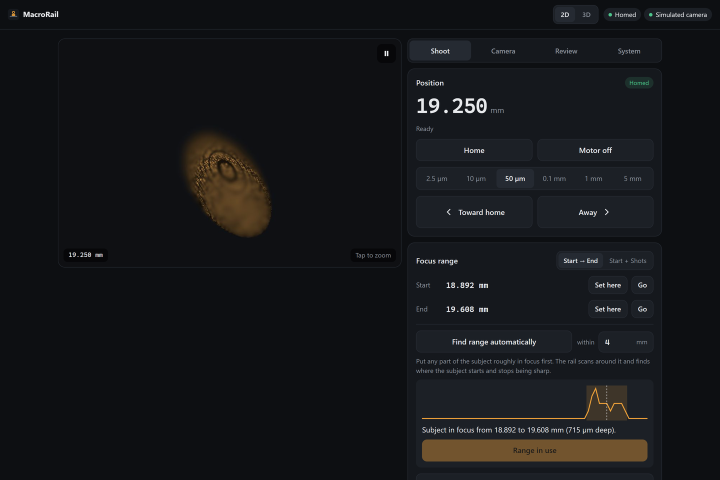
#> input picture docs/images/app/shoot.png, 1440 x 960 px (shown at 1/2 size)
$ python -i build.py   (imports and definitions only)
#> lines starting #> are read from the running program, lines starting #| are printed output that depends on the picture
"""Builds the MacroRail guides as A4 PDFs.

    uv run python docs/guides/build.py           # both guides
    uv run python docs/guides/build.py rail      # MacroRail-build-guide.pdf only
    uv run python docs/guides/build.py module    # MacroRail-scan-module-guide.pdf only

The text of each guide is in `rail.html` and `module.html` next to this file, and the look in
`style.css`. This script adds the section numbers, the contents, the wiring drawings (SVG) and
the wire tables, copies the pictures into `build/` at print size, writes `build/<guide>.html`
and prints it with headless Edge or Chrome. It prints twice: the first PDF shows on which page
each section starts, for the contents. That step needs `pdftotext` (poppler); without it the
contents are printed without page numbers.

In the sources, `{{name}}` inserts the drawing or table that `PARTS[name]` returns. Pictures are
`<img src="img/...">` or `<img src="../images/...">` (relative to this folder), and app
screenshots `<img src="shot:<name>">`, cropped as listed in `SHOTS`.
"""

from __future__ import annotations

import html
import math
import re
import shutil
import subprocess
import sys
import tempfile
from collections.abc import Callable
from dataclasses import dataclass
from pathlib import Path

from PIL import Image

HERE = Path(__file__).resolve().parent
BUILD = HERE / "build"
APP_SHOTS = HERE.parent / "images" / "app"


@dataclass(frozen=True)
class Guide:
    source: str
    pdf: str
    footer: str


GUIDES = {
    "rail": Guide("rail.html", "MacroRail-build-guide.pdf", "MacroRail build guide"),
    "module": Guide(
        "module.html", "MacroRail-scan-module-guide.pdf", "MacroRail scan module guide"
    ),
}

# App screenshots (1440 x 960): crop box (left, top, right, bottom) of the part that matters.
SHOTS = {
    "shoot": ("shoot.png", (816, 78, 1324, 960)),
    "camera": ("camera.png", (816, 78, 1324, 700)),
    "review": ("review.png", (816, 78, 1324, 960)),
    "depth": ("depth.png", (816, 78, 1324, 960)),
    "rig": ("rig.png", (816, 78, 1324, 960)),
    "centre": ("centre.png", (816, 78, 1324, 960)),
    "scan": ("scan.png", (816, 78, 1324, 960)),
    "scan-review": ("scan-review.png", (816, 78, 1324, 700)),
}

MAX_IMAGE_PX = 1500

INK = "#1b1d20"
MUTED = "#5d636b"
ACCENT = "#1d5c80"
WARN = "#9a3412"

# ------------------------------------------------------------------------------------------
# SVG helpers. Text is written by this script, so it is inserted as is: use entities
# (&minus; &times; &rarr; &Omega; &micro;) for anything beyond ASCII.


def vlen(s: str) -> int:
    """Visible length of a text with entities."""
    return len(re.sub(r"&#?\w+;", "x", s))


# [65 lines left out: functions t, rpath, wire, tag, not called in this run]


def svg(view: str, body: str | list[str]) -> str:
    content = body if isinstance(body, str) else "".join(body)
    return f'<svg viewBox="{view}" xmlns="http://www.w3.org/2000/svg">{content}</svg>'


# [11 lines left out: function arrow_defs, not called in this run]


class Blocks:
    """Boxes and arrows for the block diagrams."""

    def __init__(self, colors: list[str]) -> None:
        self.o = [arrow_defs(colors)]

    # [40 lines left out: functions box, link, not called in this run]

    def note(self, x: float, y: float, s: str) -> None:
        self.o.append(t(x, y, s, 8.5, MUTED, "middle"))

    def svg(self, view: str) -> str:
        return svg(view, self.o)


# ------------------------------------------------------------------------------------------
# Parts drawn in several figures

BAND = {"brown": "#7b4a1e", "black": "#111", "red": "#d22", "orange": "#f08c00", "gold": "#c9a227"}
R1K = [BAND["brown"], BAND["black"], BAND["red"], BAND["gold"]]
R10K = [BAND["brown"], BAND["black"], BAND["orange"], BAND["gold"]]

NANO_TOP = [
    "D12",
    "D11",
    "D10",
    "D9",
    "D8",
    "D7",
    "D6",
    "D5",
    "D4",
    "D3",
    "D2",
    "GND",
    "RST",
    "RX0",
    "TX1",
]
NANO_BOT = [
    "D13",
    "3V3",
    "REF",
    "A0",
    "A1",
    "A2",
    "A3",
    "A4",
    "A5",
    "A6",
    "A7",
    "5V",
    "RST",
    "GND",
    "VIN",
]


# [111 lines left out: functions resistor, nano, switch_drawing, switch_figure, not called in this run]


# ------------------------------------------------------------------------------------------
# Rail electronics

RAIL = {
    "step": "#f08c00",
    "dir": "#d4a300",
    "en": "#7c3aed",
    "home": "#e64980",
    "rx": "#2f9e44",
    "tx": "#1c7ed6",
    "v5": "#e03131",
    "gnd": "#25262b",
}
RAIL_TEXT = dict(RAIL, dir="#9a7600")  # darker yellow for text

RAIL_RINGS_TOP = {
    4: RAIL["tx"],
    5: RAIL["rx"],
    7: RAIL["en"],
    8: RAIL["dir"],
    9: RAIL["step"],
    10: RAIL["home"],
    11: RAIL["gnd"],
}
RAIL_RINGS_BOT = {11: RAIL["v5"], 13: RAIL["gnd"]}


# [19 lines left out: function rail_overview, not called in this run]


TMC_LEFT = [
    ("EN", "enable"),
    ("MS1", "address"),
    ("MS2", "address"),
    ("PDN", "UART: use this one"),
    ("PDN", "(spare)"),
    ("CLK", "clock"),
    ("STEP", "step"),
    ("DIR", "direction"),
]
TMC_RIGHT = [
    ("VM", "motor supply, 12 V"),
    ("GND", "motor ground"),
    ("A2", "coil A"),
    ("A1", "coil A"),
    ("B1", "coil B"),
    ("B2", "coil B"),
    ("VIO", "logic 5 V"),
    ("GND", "logic ground"),
]


# [56 lines left out: function tmc_figure, not called in this run]


def nano_rail_figure() -> str:
    return svg("0 0 450 182", nano(75, 25, 30, 150, RAIL_RINGS_TOP, RAIL_RINGS_BOT))


def resistor_figure(bands: list[str]) -> str:
    return svg("0 0 250 56", f'<g transform="scale(1.6)">{resistor(10, 18, 146, 18, bands)}</g>')


# [116 lines left out: functions cap_figure, coil_figure, breadboard_figure, not called in this run]


class Board:
    """Breadboard geometry: 30 columns, rows a-j, two rails above and two below."""

    # [9 lines left out: function __init__, not called in this run]

    def cx(self, c: float) -> float:
        return self.x0 + (c - 1) * self.p

    def ry(self, r: str) -> float:
        return self.b + 84 + self.rows[r] * self.p

    def hole(self, h: str) -> tuple[float, float]:
        return self.cx(int(h[1:])), self.ry(h[0])

    # [42 lines left out: function draw, not called in this run]


TMC_TOP = ["DIR", "STEP", "CLK", "PDN", "PDN", "MS2", "MS1", "EN"]
TMC_BOT = ["GND", "VIO", "B2", "B1", "A1", "A2", "GND", "VM"]


# [227 lines left out: function rail_wiring, not called in this run]


def swatch(color: str) -> str:
    return f'<span class="sw" style="background:{color}"></span>'


RES = "#c9a227"  # swatch colour for resistors and the capacitor in the wire tables

RAIL_WIRES: list[tuple[str, str | None, str, str, str]] = [
    ("", None, "1. Boards", "", ""),
    (
        "P1",
        None,
        "Arduino Nano: pins in rows d and h, columns 2&ndash;16",
        "",
        "D12 and D13 in column 2, USB to the left",
    ),
    (
        "P2",
        None,
        "TMC2209: pins in rows d and g, columns 19&ndash;26",
        "",
        "DIR in d19, EN in d26, VM in g26; potentiometer to the right",
    ),
    ("", None, "2. Wires and parts", "", ""),
    ("W1", RAIL["gnd"], "a13 (Nano GND, top row)", "top GND rail", ""),
    ("W2", RAIL["gnd"], "j15 (Nano GND, bottom row)", "bottom GND rail", ""),
    ("W3", RAIL["v5"], "j13 (Nano 5V)", "bottom 5 V rail", ""),
    ("W4", RAIL["v5"], "bottom 5 V rail", "top 5 V rail", "column 30, joins the rails"),
    ("W5", RAIL["gnd"], "j19 (TMC GND)", "bottom GND rail", "logic ground"),
    ("W6", RAIL["v5"], "j20 (TMC VIO)", "bottom 5 V rail", "logic supply"),
    ("W7", RAIL["gnd"], "a24 (TMC MS2)", "top GND rail", "UART address 0"),
    ("W8", RAIL["gnd"], "a25 (TMC MS1)", "top GND rail", "UART address 0"),
    ("R1", RES, "a26 (TMC EN)", "top 5 V rail", "10 k&Omega; pull-up"),
    ("W9", RAIL["en"], "c9 (D5)", "c26 (EN)", "flat on the board"),
    ("W10", RAIL["dir"], "b10 (D4)", "b19 (DIR)", "flat on the board"),
    ("W11", RAIL["step"], "a11 (D3)", "a20 (STEP)", ""),
    ("W12", RAIL["rx"], "a7 (D7)", "a23 (PDN, UART)", "UART receive, direct"),
    ("R2", RES, "b23 (PDN)", "b27", "1 k&Omega;"),
    ("W13", RAIL["tx"], "a6 (D8)", "a27", "UART transmit, through R2"),
    ("W14", RAIL["home"], "switch NO", "a12 (D2)", "between rows a and b"),
    ("W15", RAIL["gnd"], "switch C", "top GND rail", "NC stays empty"),
    ("C1", RES, "100 &micro;F: stripe (&minus;) in h25", "+ in h26", "check the polarity"),
    ("U1", "#495057", "Nano USB", "Raspberry Pi", "a data cable"),
    ("U2", "#495057", "Camera USB", "Raspberry Pi", ""),
    ("", None, "3. Last, with the 12 V supply off (section 9)", "", ""),
    ("M1", "#1c7ed6", "motor coil B", "j21 (B2), j22 (B1)", ""),
    ("M2", "#2f9e44", "motor coil A", "j23 (A1), j24 (A2)", ""),
    ("V1", "#25262b", "12 V supply &minus;", "j25 (TMC GND)", "straight to the pin"),
    ("V2", "#c92a2a", "12 V supply +", "j26 (TMC VM)", "straight to the pin"),
]


# [16 lines left out: function wire_table, not called in this run]


# ------------------------------------------------------------------------------------------
# Scan module electronics

MOD = {
    "in1": "#f08c00",
    "in2": "#d4a300",
    "in3": "#2f9e44",
    "in4": "#1c7ed6",
    "sw": "#e64980",  # tilt switch (D10)
    "hall": "#7c3aed",  # KY-024 analogue out (A0)
    "mv": "#e03131",  # motor 5 V, from the separate supply
    "nv": "#a61e4d",  # the Nano's own 5 V, for the hall sensor only
    "gnd": "#25262b",
    "usb": "#495057",
}
MOD_TEXT = dict(MOD, in2="#9a7600")
MOTOR_LEADS = ["#1c7ed6", "#f06595", "#fcc419", "#fd7e14", "#e03131"]  # 28BYJ-48 plug order

# Nano top row index: D11 1, D10 2, D9 3, D7 5, D6 6, D5 7, D4 8, D3 9, D2 10, GND 11.
MOD_RINGS_TOP = {
    1: MOD["in4"],
    2: MOD["sw"],
    3: MOD["in3"],
    5: MOD["in1"],
    6: MOD["in2"],
    7: MOD["in4"],
    8: MOD["in3"],
    9: MOD["in2"],
    10: MOD["in1"],
    11: MOD["gnd"],
}
MOD_RINGS_BOT = {3: MOD["hall"], 11: MOD["nv"], 13: MOD["gnd"]}


# [229 lines left out: functions module_overview, uln_board, jumper_cap, uln_figure, motor_drawing, motor_figure and 2 more, not called in this run]


def nano_module_figure() -> str:
    return svg("0 0 450 182", nano(75, 25, 30, 150, MOD_RINGS_TOP, MOD_RINGS_BOT, "MODULE"))


# [252 lines left out: functions module_wiring, routing_figure, not called in this run]


MODULE_WIRES: list[tuple[str, str | None, str, str, str]] = [
    ("", None, "1. Board and jumpers", "", ""),
    (
        "P1",
        None,
        "Module Nano: rows d and h, columns 7&ndash;21",
        "",
        "D12 and D13 in column 7, USB left",
    ),
    ("P2", None, "Power jumpers on both ULN2003 boards", "", "the jumper next to &minus; +"),
    ("", None, "2. Wires", "", ""),
    ("W1", MOD["gnd"], "a18 (Nano GND, top row)", "top GND rail", "common ground with the motors"),
    ("W2", MOD["nv"], "j18 (Nano 5V)", "bottom + rail", "Nano 5 V, for the sensor only"),
    ("W3", MOD["gnd"], "j20 (Nano GND, bottom row)", "bottom GND rail", ""),
    ("W4", MOD["in1"], "a17 (D2)", "yaw IN1", ""),
    ("W5", MOD["in2"], "a16 (D3)", "yaw IN2", ""),
    ("W6", MOD["in3"], "a15 (D4)", "yaw IN3", ""),
    ("W7", MOD["in4"], "a14 (D5)", "yaw IN4", ""),
    ("W8", MOD["in1"], "a12 (D7)", "tilt IN1", "IN1 on D7"),
    ("W9", MOD["in2"], "a13 (D6)", "tilt IN2", "IN2 on D6: crosses W8"),
    ("W10", MOD["in3"], "a10 (D9)", "tilt IN3", "D8 stays free"),
    ("W11", MOD["in4"], "a8 (D11)", "tilt IN4", "D10 is the switch"),
    ("W12", MOD["sw"], "b9 (D10)", "tilt switch NO", "between rows a and b"),
    ("W13", MOD["gnd"], "top GND rail (column 1)", "tilt switch C", "NC stays empty"),
    ("W14", MOD["hall"], "j10 (A0)", "KY-024 AO", "the analogue pin, not DO"),
    ("W15", MOD["gnd"], "bottom GND rail", "KY-024 G", ""),
    ("W16", MOD["nv"], "bottom + rail (Nano 5 V)", "KY-024 +", ""),
    ("W17", MOD["gnd"], "tilt driver &minus;", "top GND rail (column 2)", ""),
    ("W18", MOD["mv"], "tilt driver +", "top + rail (column 1)", "motor 5 V"),
    ("W19", MOD["gnd"], "yaw driver &minus;", "top GND rail (column 24)", ""),
    ("W20", MOD["mv"], "yaw driver +", "top + rail (column 25)", "motor 5 V"),
    ("U1", MOD["usb"], "module Nano USB", "Raspberry Pi", "a data cable"),
    ("", None, "3. Last, with the 5 V supply unplugged", "", ""),
    ("M1", "#495057", "yaw motor plug", "yaw driver socket", "keyed"),
    ("M2", "#495057", "tilt motor plug", "tilt driver socket", "keyed"),
    ("V1", "#25262b", "5 V supply &minus;", "top GND rail (column 28)", ""),
    ("V2", "#c92a2a", "5 V supply +", "top + rail (column 29)", ""),
]


# [6 lines left out: function legend, not called in this run]


PARTS: dict[str, Callable[[], str]] = {
    "rail_overview": rail_overview,
    "tmc_figure": tmc_figure,
    "nano_rail": nano_rail_figure,
    "nano_rail_legend": lambda: legend(
        [
            ("D2", "home switch (interrupt INT0)", RAIL["home"]),
            ("D3", "STEP", RAIL["step"]),
            ("D4", "DIR", RAIL["dir"]),
            ("D5", "EN, active low", RAIL["en"]),
            ("D7", "UART receive (direct)", RAIL["rx"]),
            ("D8", "UART transmit (through 1 k&Omega;)", RAIL["tx"]),
            ("5V", "logic supply", RAIL["v5"]),
            ("GND", "ground (both pins)", RAIL["gnd"]),
        ]
    ),
    "r1k": lambda: resistor_figure(R1K),
    "r10k": lambda: resistor_figure(R10K),
    "cap_figure": cap_figure,
    "rail_switch": lambda: switch_figure("D2", RAIL["home"]),
    "coil_figure": coil_figure,
    "breadboard": breadboard_figure,
    "rail_wiring": rail_wiring,
    "rail_wires": lambda: wire_table(RAIL_WIRES),
    "module_overview": module_overview,
    "uln_figure": uln_figure,
    "motor_figure": motor_figure,
    "ky024_figure": ky024_figure,
    "module_switch": lambda: switch_figure("D10", MOD["sw"]),
    "nano_module": nano_module_figure,
    "nano_module_legend": lambda: legend(
        [
            ("D2&ndash;D5", "yaw IN1, IN2, IN3, IN4", None),
            ("D7, D6, D9, D11", "tilt IN1, IN2, IN3, IN4", None),
            ("IN1", "D2 (yaw), D7 (tilt)", MOD["in1"]),
            ("IN2", "D3 (yaw), D6 (tilt)", MOD["in2"]),
            ("IN3", "D4 (yaw), D9 (tilt)", MOD["in3"]),
            ("IN4", "D5 (yaw), D11 (tilt)", MOD["in4"]),
            ("D10", "tilt switch NO", MOD["sw"]),
            ("A0", "KY-024 AO (analogue)", MOD["hall"]),
            ("5V", "KY-024 + only", MOD["nv"]),
            ("GND", "common ground (both pins)", MOD["gnd"]),
        ]
    ),
    "module_wiring": module_wiring,
    "module_wires": lambda: wire_table(MODULE_WIRES),
    "routing_figure": routing_figure,
}

# ------------------------------------------------------------------------------------------
# Pictures


# [19 lines left out: function picture, not called in this run]


# ------------------------------------------------------------------------------------------
# Assembly


@dataclass
class Section:
    num: str
    title: str
    page: int | None = None


def plain(s: str) -> str:
    return html.unescape(re.sub(r"<[^>]+>", "", s)).strip()


# [128 lines left out: functions number_headings, contents, render, find_browser, print_pdf, section_pages and 2 more, not called in this run]


# [2 lines not run here, left out]

>>> import cv2
>>> picture = cv2.imread('../images/app/shoot.png', cv2.IMREAD_GRAYSCALE)
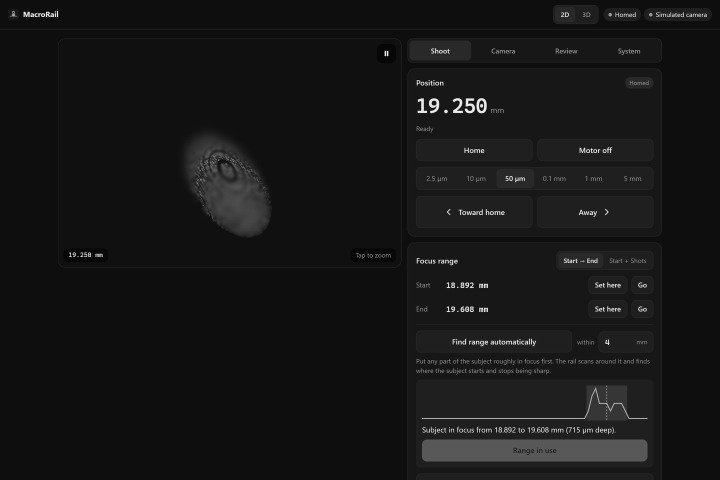
#> picture: shape (960, 1440) (shown at 1/2 size); min 0, max 255, mean 22
#> (the run stopped early here; a loop or call above may not have finished)

$ run again, on docs/images/app/phone-review.png
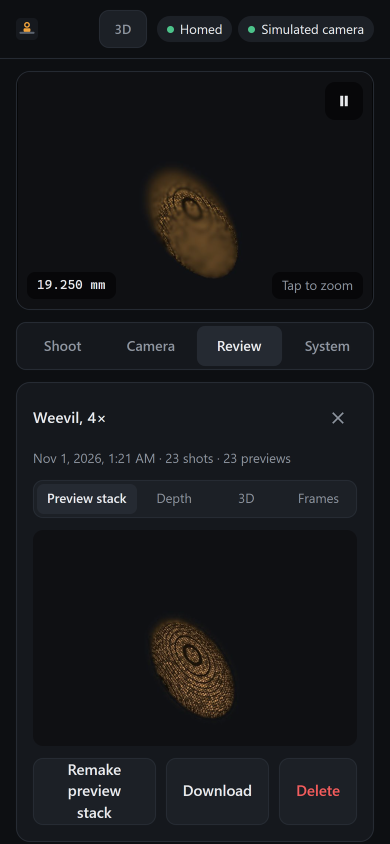
#> input picture docs/images/app/phone-review.png, 780 x 1688 px (shown at 1/2 size)
#> `picture = cv2.imread('../images/app/shoot.png', cv2.IMREAD_GRAYSCALE)`:
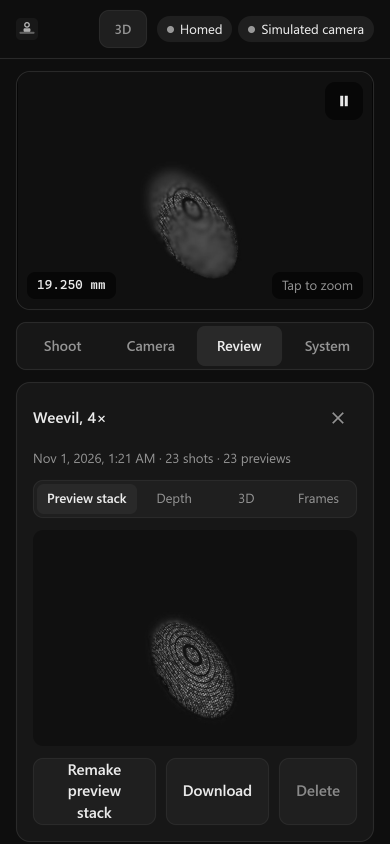
#> picture: shape (1688, 780) (shown at 1/2 size); min 0, max 255, mean 23.1
